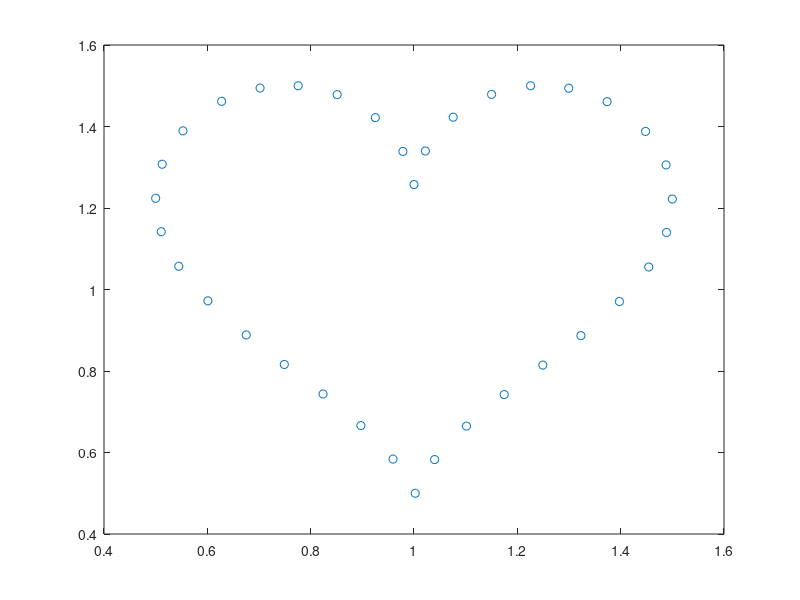

The MATLAB script that drew this image:
len=190;
t=linspace(0,2*pi*35/36,1000);
x=16*(sin(t)).^3;
y=13*cos(t)-5*cos(2*t)-2*cos(3*t)-cos(4*t);
pos_1=[x;y];

pos=[0;5];
jj0=1;
for ii =1:(36-1)
    pos_i=pos(:,end);
    for jj=jj0:length(pos_1)
        v_i_j=pos_1(:,jj)-pos_i;
        if sum(v_i_j.^2>=len/35)
            pos=[pos [pos_1(:,jj)]];
            jj0=jj;
            break
        end
    end
end
pos(1,:)=(pos(1,:)-min(pos(1,:)))/(max(pos(1,:))-min(pos(1,:)))+0.5;
pos(2,:)=(pos(2,:)-min(pos(2,:)))/(max(pos(2,:))-min(pos(2,:)))+0.5;

x=pos(1,:);y=pos(2,:);
axis equal
plot(x,y,'o')
pos_1=pos;
save('pos_1_heart.mat','pos_1')